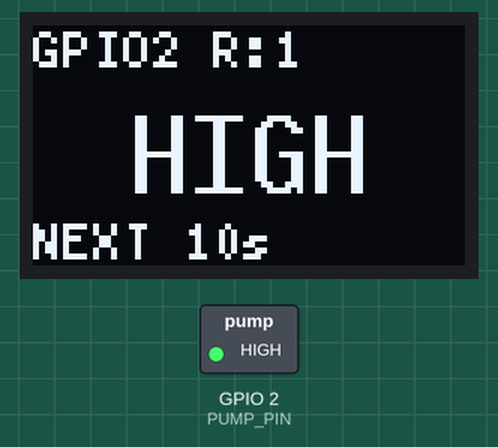
Recording of a sketch running on a simulated ESP32-C3. On the bench: 72×40 one-colour display, switched loads named in the sketch (green lamp = pin HIGH). What the sketch prints to the serial monitor is not drawn.

Above: at 0.1 s.
At 10.1 s:
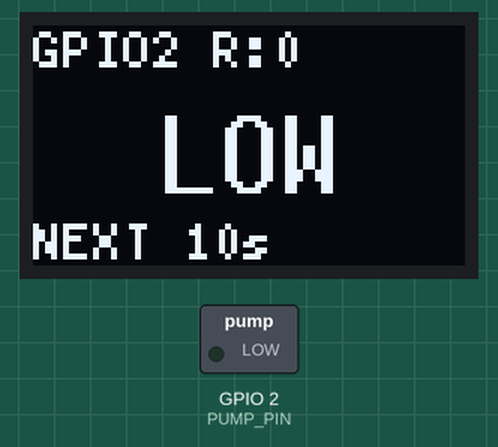
At 21.1 s:
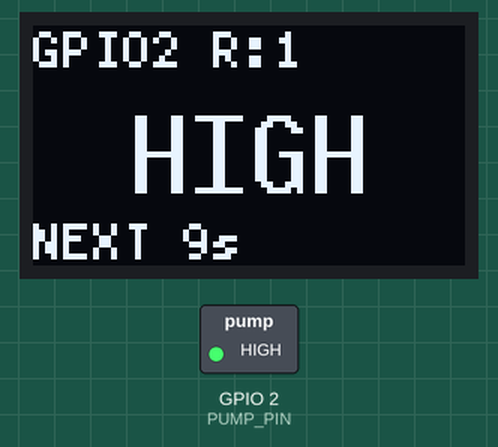
At 38.1 s:
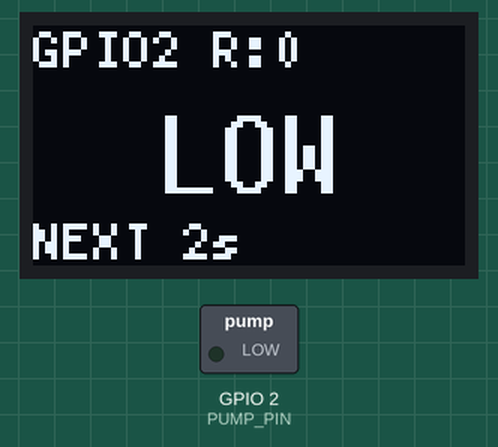
Timing chart, 0 to 39.6 s (numbered marks = the images above):
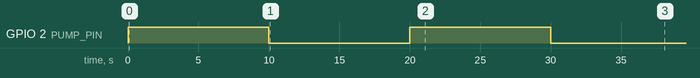

Measured:
- by itself, GPIO 2 (PUMP_PIN): HIGH → LOW at 10.0 s, → HIGH 10.0 s later, → LOW 10.0 s later
- what the display in image 1 shows lasts 1.0 s, from 10.0 s to 11.0 s

The sketch:

pump_gpio_toggle.ino
```cpp
#include <Arduino.h>
#include <driver/gpio.h>
#include <Wire.h>
#include <U8g2lib.h>

constexpr uint8_t PUMP_PIN = 2;  // GPIO2: this unit's reversed SIGS mapping
constexpr uint32_t SWITCH_INTERVAL_MS = 10000;
constexpr uint8_t OLED_SDA = 5, OLED_SCL = 6, OLED_ADDRESS = 0x3C;

U8G2_SSD1306_72X40_ER_F_HW_I2C display(U8G2_R0, U8X8_PIN_NONE, OLED_SCL, OLED_SDA);

uint8_t outputLevel = HIGH;
uint32_t lastSwitchAt = 0;
uint32_t lastDisplayAt = 0, lastOledProbeAt = 0;
bool oledReady = false;

void tryInitOled(uint32_t now) {
  lastOledProbeAt = now;
  Wire.beginTransmission(OLED_ADDRESS);
  if (Wire.endTransmission() != 0) return;
  display.setI2CAddress(OLED_ADDRESS << 1);
  display.begin();
  display.setBusClock(400000);
  display.setPowerSave(0);
  oledReady = true;
  Serial.println("OLED READY | SSD1306 72x40 | SDA=5 SCL=6 address=0x3C");
}

void updateDisplay(uint32_t now, bool force = false) {
  if (!oledReady || (!force && static_cast<uint32_t>(now - lastDisplayAt) < 100)) return;
  lastDisplayAt = now;
  const uint32_t elapsed = now - lastSwitchAt;
  const uint32_t remainingMs = elapsed < SWITCH_INTERVAL_MS ? SWITCH_INTERVAL_MS - elapsed : 0;
  const char* level = outputLevel == HIGH ? "HIGH" : "LOW";
  char line[20];

  display.clearBuffer();
  display.setFont(u8g2_font_5x7_tf);
  snprintf(line, sizeof(line), "GPIO2 R:%d", digitalRead(PUMP_PIN));
  display.drawStr(0, 7, line);
  display.setFont(u8g2_font_10x20_tf);
  display.drawStr((display.getDisplayWidth() - display.getStrWidth(level)) / 2, 28, level);
  display.setFont(u8g2_font_5x7_tf);
  snprintf(line, sizeof(line), "NEXT %lus", static_cast<unsigned long>((remainingMs + 999) / 1000));
  display.drawStr(0, 39, line);
  display.sendBuffer();
}

void printOutputLevel() {
  delayMicroseconds(5);
  Serial.printf("%lu ms | GPIO%u = %s | readback = %d\n",
                static_cast<unsigned long>(millis()),
                static_cast<unsigned>(PUMP_PIN),
                outputLevel == HIGH ? "HIGH" : "LOW",
                digitalRead(PUMP_PIN));
}

void setup() {
  // Preload HIGH before enabling the output to avoid an initial LOW pulse.
  // Arduino-ESP32 digitalWrite() requires pinMode() to have run first.
  gpio_set_level(static_cast<gpio_num_t>(PUMP_PIN), outputLevel);
  pinMode(PUMP_PIN, OUTPUT);
  digitalWrite(PUMP_PIN, outputLevel);

  Serial.begin(115200);
  lastSwitchAt = millis();
  printOutputLevel();
  Wire.begin(OLED_SDA, OLED_SCL);
  Wire.setTimeOut(30);
  tryInitOled(millis());
  if (!oledReady) Serial.println("OLED NOT FOUND | retrying every second");
  updateDisplay(millis(), true);
}

void loop() {
  const uint32_t now = millis();
  if (static_cast<uint32_t>(now - lastSwitchAt) >= SWITCH_INTERVAL_MS) {
    lastSwitchAt = now;
    outputLevel = outputLevel == HIGH ? LOW : HIGH;
    digitalWrite(PUMP_PIN, outputLevel);
    printOutputLevel();
    updateDisplay(now, true);
  }
  if (!oledReady && static_cast<uint32_t>(now - lastOledProbeAt) >= 1000) tryInitOled(now);
  updateDisplay(now);
  delay(1);
}
```
